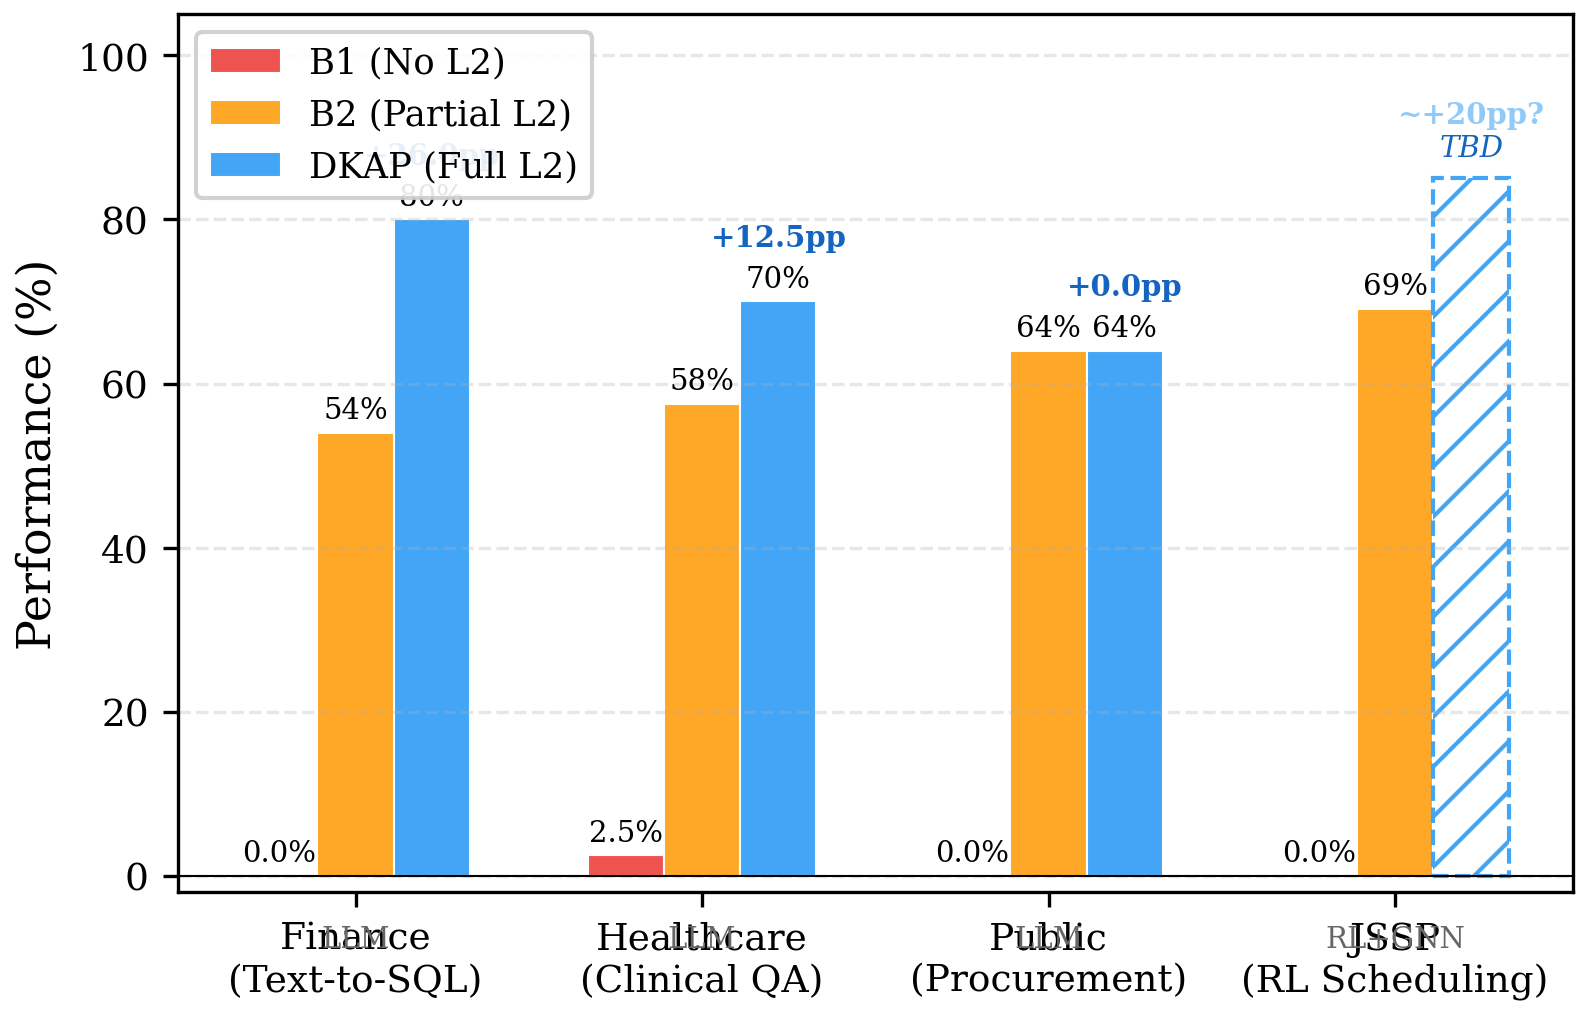

Recreate this plot in Python.
"""
Fig. 5: Cross-Paradigm L2 Impact — B1 vs B2 vs DKAP across 4 domains
IEEE Access format
"""

import matplotlib.pyplot as plt
import numpy as np
from matplotlib.lines import Line2D

plt.rcParams.update({
    "font.family": "serif",
    "font.serif": ["Times New Roman", "DejaVu Serif"],
    "font.size": 10,
    "axes.labelsize": 11,
    "axes.titlesize": 12,
    "legend.fontsize": 8.5,
    "xtick.labelsize": 9,
    "ytick.labelsize": 9,
    "figure.dpi": 300,
    "savefig.dpi": 300,
    "savefig.bbox": "tight",
    "savefig.pad_inches": 0.05,
})

# ── Data ──
# For JSSP, we invert: "performance" = 100 - gap%, so higher is better
# Random gap=102.5% → perf=-2.5 (clamp to 0)
# MWKR gap=30.9% → perf=69.1
# DKAP estimated gap=10% → perf=90

domains = ["Finance\n(Text-to-SQL)", "Healthcare\n(Clinical QA)", "Public\n(Procurement)", "JSSP\n(RL Scheduling)"]
engines = ["LLM", "LLM", "LLM", "RL+GNN"]

b1   = [0.0,  2.5,  0.0,  0.0]    # EX% or (100 - gap%)
b2   = [54.0, 57.5, 64.0, 69.1]   # MWKR as B2 proxy
dkap = [80.0, 70.0, 64.0, None]   # DKAP; JSSP TBD

x = np.arange(len(domains))
width = 0.22

fig, ax = plt.subplots(figsize=(6, 3.8))

# Bars
bars_b1   = ax.bar(x - width, b1, width, label="B1 (No L2)", color="#EF5350", edgecolor="white", linewidth=0.5)
bars_b2   = ax.bar(x,         b2, width, label="B2 (Partial L2)", color="#FFA726", edgecolor="white", linewidth=0.5)

# DKAP bars (handle None for JSSP)
dkap_vals = [v if v is not None else 0 for v in dkap]
bars_dkap = ax.bar(x + width, dkap_vals, width, label="DKAP (Full L2)", color="#42A5F5", edgecolor="white", linewidth=0.5)

# Mark JSSP DKAP as pending
ax.bar(x[3] + width, 0, width, color="none")
# Hatched placeholder for pending result
ax.bar(x[3] + width, 85, width, color="none", edgecolor="#42A5F5", linewidth=1.0, linestyle="--", hatch="//")
ax.text(x[3] + width, 87, "TBD", ha="center", va="bottom", fontsize=7, color="#1565C0", fontstyle="italic")

# Value labels
for bars, vals in [(bars_b1, b1), (bars_b2, b2)]:
    for bar, val in zip(bars, vals):
        if val > 3:
            ax.text(bar.get_x() + bar.get_width()/2, bar.get_height() + 1,
                    f"{val:.0f}%", ha="center", va="bottom", fontsize=7)
        else:
            ax.text(bar.get_x() + bar.get_width()/2, bar.get_height() + 1,
                    f"{val:.1f}%", ha="center", va="bottom", fontsize=7)

for i, val in enumerate(dkap):
    if val is not None:
        ax.text(bars_dkap[i].get_x() + bars_dkap[i].get_width()/2,
                bars_dkap[i].get_height() + 1,
                f"{val:.0f}%", ha="center", va="bottom", fontsize=7)

# Improvement annotations (B2→DKAP delta)
deltas = ["+26.0pp", "+12.5pp", "+0.0pp", "~+20pp?"]
for i, d in enumerate(deltas):
    y_pos = (dkap[i] if dkap[i] is not None else 85) + 6
    color = "#1565C0" if i < 3 else "#90CAF9"
    ax.text(x[i] + width, y_pos, d, ha="center", va="bottom", fontsize=7,
            color=color, fontweight="bold")

# Engine labels at bottom
for i, eng in enumerate(engines):
    ax.text(x[i], -6, eng, ha="center", va="top", fontsize=7, color="#666666")

ax.set_ylabel("Performance (%)")
ax.set_xticks(x)
ax.set_xticklabels(domains)
ax.set_ylim(-2, 105)
ax.legend(loc="upper left", framealpha=0.9)
ax.grid(axis="y", linestyle="--", alpha=0.3)
ax.axhline(y=0, color="black", linewidth=0.5)

fig.savefig("fig5_cross_paradigm_l2_impact.png")
fig.savefig("fig5_cross_paradigm_l2_impact.pdf")
print("Saved: fig5_cross_paradigm_l2_impact.png/pdf")
plt.close(fig)

# ── Print summary ──
print("\nCross-Paradigm L2 Impact Summary:")
print(f"  Finance:    B1={b1[0]:.1f}% → B2={b2[0]:.1f}% → DKAP={dkap[0]:.1f}%  (B2-B1: +{b2[0]-b1[0]:.1f}pp, DKAP-B2: +{dkap[0]-b2[0]:.1f}pp)")
print(f"  Healthcare: B1={b1[1]:.1f}% → B2={b2[1]:.1f}% → DKAP={dkap[1]:.1f}%  (B2-B1: +{b2[1]-b1[1]:.1f}pp, DKAP-B2: +{dkap[1]-b2[1]:.1f}pp)")
print(f"  Public:     B1={b1[2]:.1f}% → B2={b2[2]:.1f}% → DKAP={dkap[2]:.1f}%  (B2-B1: +{b2[2]-b1[2]:.1f}pp, DKAP-B2: +{dkap[2]-b2[2]:.1f}pp)")
print(f"  JSSP:       B1=0.0%  → B2={b2[3]:.1f}% → DKAP=TBD       (B2-B1: +{b2[3]-b1[3]:.1f}pp)")
